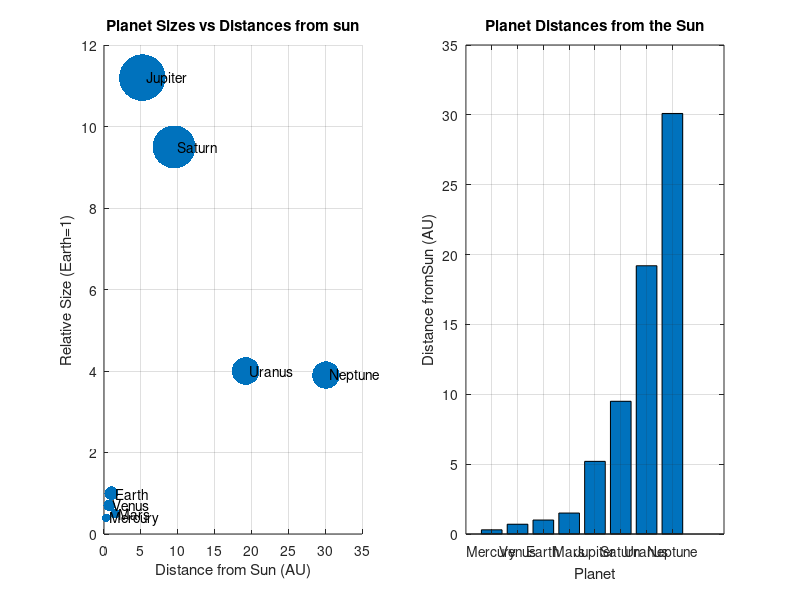

The MATLAB script that drew this image: (Note: this script raises an error after producing the figure.)
% Author Name: Tripp McEvoy
% Email: mcevoy42@rowan.edu
% Created On: 09/25/2024
% Updated On: 10/11/2024
% Update By: Tripp

planet_names = {'Mercury','Venus','Earth','Mars','Jupiter','Saturn','Uranus','Neptune'};

% vector for distance of each planet from the sun in AU (Earth = 1 AU)
planet_distances = [0.3, 0.7, 1.0, 1.5, 5.2, 9.5, 19.2, 30.1]; 

% vector for the size of each planet realative to Earth in AU(Earth= 1AU)
planet_sizes = [0.4, 0.7, 1.00, 0.5, 11.2, 9.5, 4.0, 3.9]; 

% creation of a figure 
figure; 

%scatter plot of planet distances vs planet sizes 
subplot(1, 2, 1);
scatter(planet_distances, planet_sizes, planet_sizes * 100,'filled'); 
title('Planet Sizes vs Distances from sun'); 
xlabel('Distance from Sun (AU)');
ylabel('Relative Size (Earth=1)'); 
grid on; 
set(gca,'XLim', [0 35]); 

% Labels of each planet 
for i = 1:length(planet_distances)
    text(planet_distances(i)+ 0.5, planet_sizes(i),planet_names{i});
end

% bar chart of planets' distances 
subplot(1, 2, 2); 
bar(planet_distances)
title('Planet Distances from the Sun');
xlabel('Planet');
ylabel('Distance fromSun (AU)');
xticklabels(planet_names);
grid on; 

% adjust figure layout and appearance 
sgtitle('Solar System Vizualization'); 

% save as an image file 
saveas(gcf,'solar_system_vizualization.png'); 

% end of solar system vizualization